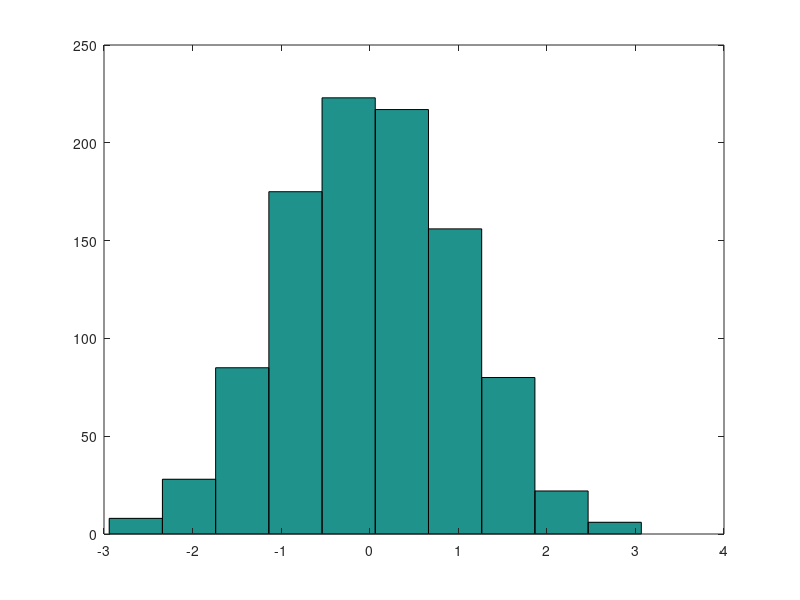

Reproduce this figure in MATLAB.
clear all;
close all;

us = [];
xs = [];


N = 1000;
for i=1:N
    for j=1:12
        us(j) = rand()-0.5;
    end
    xs(i) = sum(us);
end

hist(xs)
